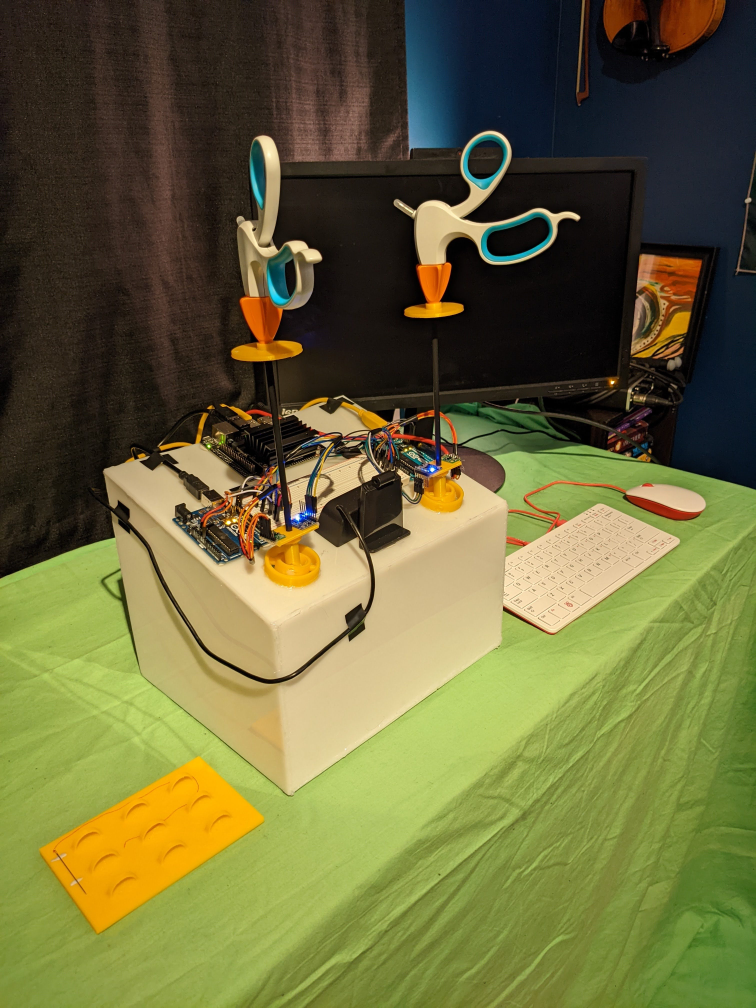
#> input picture images/PXL_20220322_000735174.jpg, 3024 x 4032 px, given in place of the camera (shown at 1/4 size)
$ python drawing-replay.py
#> lines starting #> are read from the running program, lines starting #| are printed output that depends on the picture; after the words box and inside, x2 and y2 are one past the last pixel; in counts of white or black regions, pixels touching at a corner belong together
# import the opencv library
import cv2
import numpy as np
import time

# define a video capture object
# define a video capture object
# [9 lines left out: function gstreamer_pipeline, not called in this run]
#vid = cv2.VideoCapture(gstreamer_pipeline(flip_method=0), cv2.CAP_GSTREAMER)
#vid.set(cv2.CAP_PROP_FOURCC, cv2.VideoWriter.fourcc('m','j','p','g'))
vid = cv2.VideoCapture(0)
#Consants
STATE_STATES = 3
COLOR_STATES = 5
TEXT_STATES = 4
COLOR_DETECT_STATES = 2

DISPLAY_HEIGHT = 700
DISPLAY_WIDTH = 1200

#Global Variables
state = 2
colorState = 0
textState = 0
colorDetectState = 0

quit = False

color_dict_HSV = {'black': [[180, 255, 30], [0, 0, 0]],
              'white': [[180, 18, 255], [0, 0, 231]],
              'red1': [[180, 255, 255], [159, 50, 70]],
              'red2': [[9, 255, 255], [0, 50, 70]],
              'green': [[89, 255, 255], [36, 50, 70]],
              'blue': [[128, 255, 255], [90, 50, 70]],
              'yellow': [[35, 255, 255], [25, 50, 70]],
              'purple': [[158, 255, 255], [129, 50, 70]],
              'orange': [[24, 255, 255], [10, 50, 70]],
              'gray': [[180, 18, 230], [0, 0, 40]]}

# Line Drawing
points = []
frameCount = 0


# Test globals
frame_rate = 30
prevTime = 0
prev_frame_time = 0
new_frame_time = 0

framesBuffer = []
frameNumber = 0
inReplay = False
REPLAY_LENGTH_IN_FRAMES = 60

# [15 lines left out: function addText, not called in this run]

while(not quit):
    try:
        if (state == 0):
            # CORNER DETECTION BY CHECKING FOR BLACK IN THE CORNER
            ret, image = vid.read()
            #image = cv2.flip(image, 1)
            #height, width, other = image.shape
            image = cv2.resize(image, (DISPLAY_WIDTH, DISPLAY_HEIGHT))
            #h, w, other = image.shape

            #print(hsvRed)
            if (colorDetectState == 0):
                lowerLimit = np.array(color_dict_HSV.get('black')[1])
                upperLimit = np.array(color_dict_HSV.get('black')[0])

                hsv_image = cv2.cvtColor(image, cv2.COLOR_BGR2HSV)
            	# find the colors within the specified boundaries and apply
            	# the mask
                mask = cv2.inRange(hsv_image, lowerLimit, upperLimit)
                color = (0, 225, 75)
                if colorState == 1:
                    color = (0, 165, 255)
                elif colorState == 2:
                    color = (0, 0, 255)
                elif colorState == 3:
                    color = (0, 0, 0)

                image[(mask==255)] = color

                coords = np.array(list(map(lambda x: x[0], cv2.findNonZero(mask))))

                #print(coords)
                text = "SELECT A CORNER"
                if (([0, 0] == coords).all(1).any()):
                    #print("TOP LEFT")
                    text = "TOP LEFT"
                if (([0, DISPLAY_HEIGHT-1] == coords).all(1).any()):
                    #print("BOTTOM LEFT")
                    text = "BOTTOM LEFT"
                if (([DISPLAY_WIDTH-1, 0] == coords).all(1).any()):
                    #print("TOP RIGHT")
                    text = "TOP RIGHT"
                if (([DISPLAY_WIDTH-1, DISPLAY_HEIGHT-1] == coords).all(1).any()):
                    #print("BOTTOM RIGHT")
                    text = "BOTTOM RIGHT"

                font_face = cv2.FONT_HERSHEY_SIMPLEX
                scale = 2
                thickness = 4
                margin = 20
                #color = (0, 225, 75)

                txt_size = cv2.getTextSize(text, font_face, scale, thickness)
                start_x = DISPLAY_WIDTH/2 - txt_size[0][0]/2 - margin
                start_y = DISPLAY_HEIGHT/2 - margin
                pos = (int(start_x), int(start_y))
                #cv2.rectangle(image, pos, (end_x, end_y), bg_color, thickness)
                cv2.putText(image, text, pos, font_face, scale, (0, 0, 255), 4, cv2.LINE_AA, False)

            # Display the resulting frame
            cv2.imshow('Corner Detection', image)
        elif (state == 1):
            # FRAME RATE MONITORING/LIMITING, and INSTANT REPLAY FUNCTIONALITY
            time_elapsed = time.time() - prevTime
            ret, image = vid.read()

            #image = cv2.flip(image, 1)
            #height, width, other = image.shape
            image = cv2.resize(image, (DISPLAY_WIDTH, DISPLAY_HEIGHT))
            if time_elapsed > 1./frame_rate:
                prevTime = time.time()
                # Actual FPS calc
                new_frame_time = time.time()
                fps = 1/(new_frame_time-prev_frame_time)
                prev_frame_time = new_frame_time
                fps = int(fps)
                fps = str(fps)

                framesBuffer.append(image);
                if len(framesBuffer) == REPLAY_LENGTH_IN_FRAMES:
                    framesBuffer.pop(0)

                if (inReplay):
                    image = framesBuffer[0]
                    addText(image, "REPLAY! FPS: "+fps, 1)
                    cv2.imshow('Frame Rate', image)
                    frameNumber += 1
                    if (frameNumber == REPLAY_LENGTH_IN_FRAMES):
                        inReplay = False

                else:
                    # Do something with your image here.
                    addText(image, "FPS: "+fps, 0)
                    cv2.imshow('Frame Rate', image)
        elif (state == 2):
            # LINE DRAWING BASED ON THE FIRST BLACK PIXEL
            ret, image = vid.read()
#> image is the input picture: shape (4032, 3024, 3); mean B, G, R 57.8, 104.7, 106.6
            #image = cv2.flip(image, 1)
            image = cv2.resize(image, (DISPLAY_WIDTH, DISPLAY_HEIGHT))
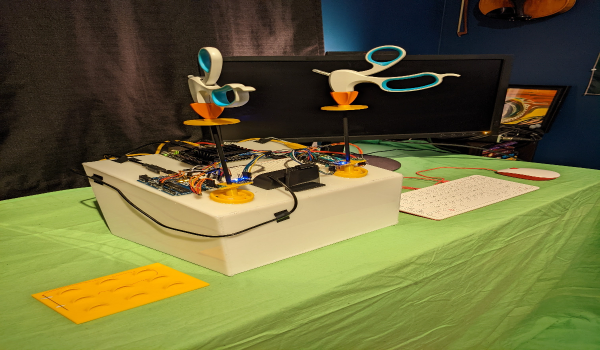
#> image: shape (700, 1200, 3) (shown at 1/2 size); mean B, G, R 57.7, 104.6, 106.5
            lowerLimit = np.array(color_dict_HSV.get('black')[1])
            upperLimit = np.array(color_dict_HSV.get('black')[0])
            hsv_image = cv2.cvtColor(image, cv2.COLOR_BGR2HSV)
#> hsv_image: shape (700, 1200, 3); mean H, S, V 35.8, 132.3, 116.8
            # find the colors within the specified boundaries and apply
            # the mask
            mask = cv2.inRange(hsv_image, lowerLimit, upperLimit)
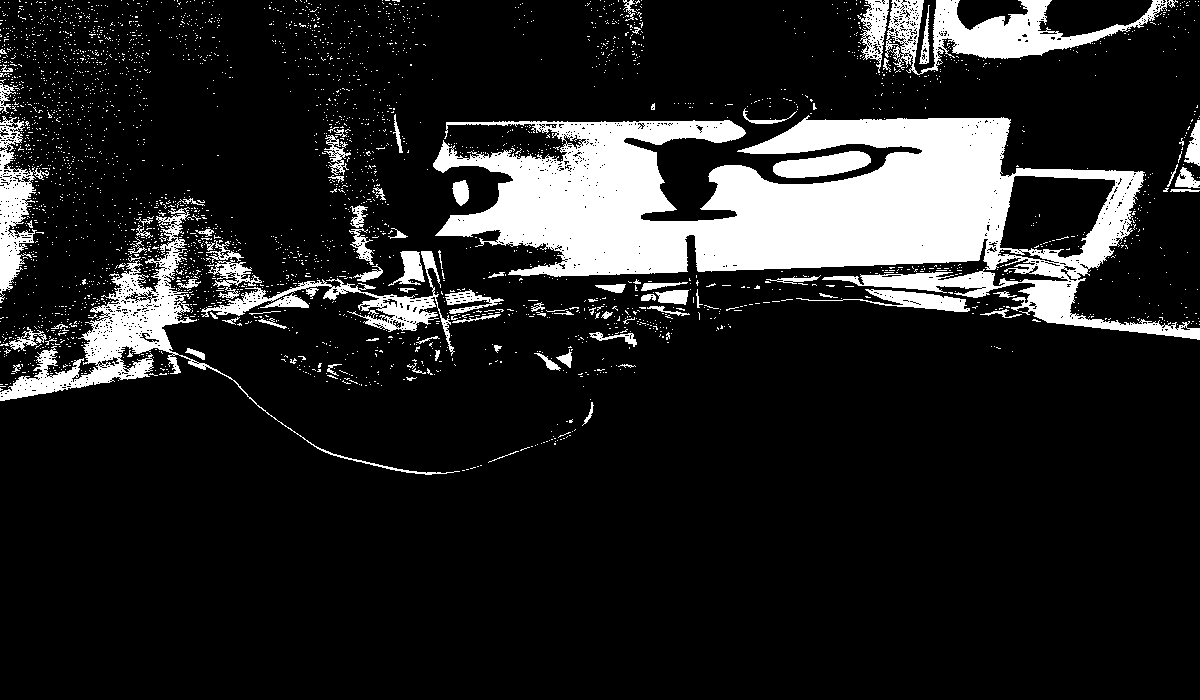
#> mask: shape (700, 1200); 14.1% white; 3200 white regions (3105 under 20 px), largest, box (x1, y1, x2, y2) and area: (433, 115, 1200, 340) 73817, (0, 207, 460, 475) 9821, (885, 0, 1178, 75) 7405
            # [9 lines of commented-out code are left out]

            nonZero = cv2.findNonZero(mask)
#> nonZero = contour of 118435 points, box (x1, y1, x2, y2) (0, 0, 1200, 475), area 129046
            if nonZero is not None and len(nonZero) > 0:
                coords = np.array(list(map(lambda x: x[0], nonZero)))
#> coords = 118435 pairs, first value 0 to 1199, second value 0 to 474
                if len(coords > 0):
                    firstPoint = coords[0]
#> firstPoint = [19, 0]
                    cv2.circle(image, [firstPoint[0], firstPoint[1]], 1, (0, 0, 255), 5)
#> image: shape (700, 1200, 3); under 0.01% of pixels changed, all inside (x1, y1, x2, y2) = (15, 0, 24, 5)
                    # Pen location is x, y
                    frameCount += 1
                    if (frameCount == 5):
                        #print("POINT")
                        frameCount = 0
                        points.append((firstPoint[0], firstPoint[1]))

            if (len(points) > 1):
                contours = np.array(points)
                cv2.polylines(image, [contours], False, [0,0,255], 3)
            # Highlight the circle


            cv2.imshow('Line Drawing', image)
            # [6 lines of commented-out code are left out]

    except Exception as e:
        #print(e)
        pass
    key = cv2.waitKey(1) & 0xFF
#> (key q is pressed here)
    if key == ord('q'):
        break
    elif key == ord('a'):
        cv2.destroyAllWindows()
        state = (state + 1) % STATE_STATES
    elif key == ord('c'):
        colorState = (colorState+1) % COLOR_STATES
    elif key == ord('r'):
        inReplay = True
        frameNumber = 0
    elif key == ord('s'):
        colorDetectState = (colorDetectState+1) % COLOR_DETECT_STATES
        points = []
    elif key == ord('t'):
        textState = (textState+1) % TEXT_STATES


# After the loop release the cap object
vid.release()
# Destroy all the windows
cv2.destroyAllWindows()

$ run again, on images/PXL_20220322_013034359.jpg
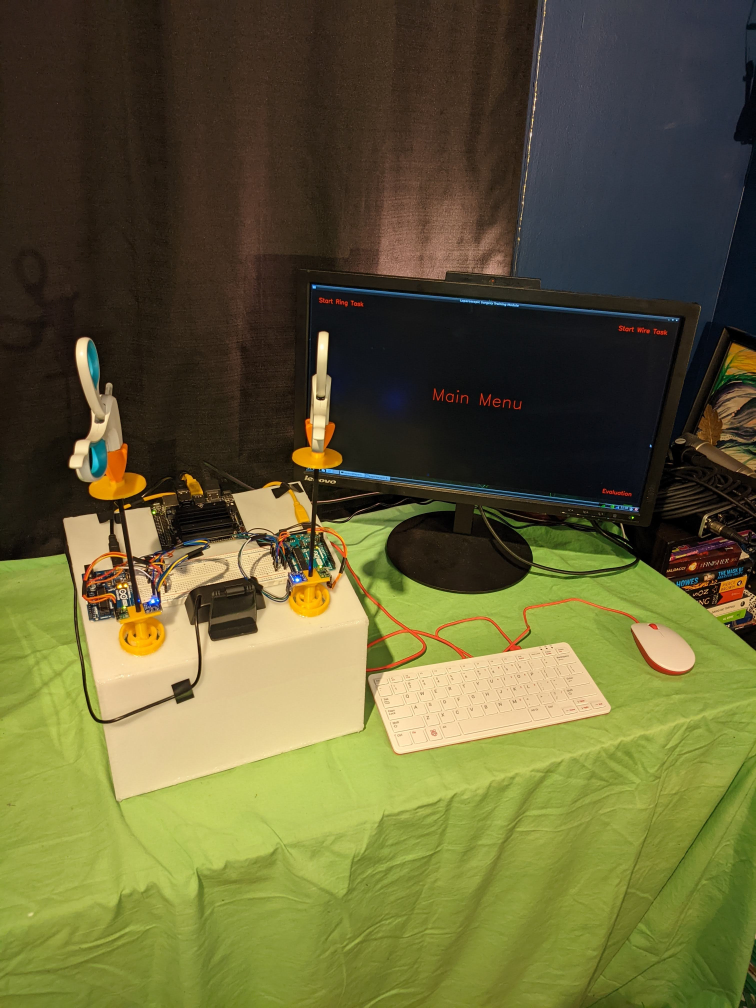
#> input picture images/PXL_20220322_013034359.jpg, 3024 x 4032 px, given in place of the camera (shown at 1/4 size)
#> image is the input picture: shape (4032, 3024, 3); mean B, G, R 54, 96, 99
#> `image = cv2.resize(image, (DISPLAY_WIDTH, DISPLAY_HEIGHT))`:
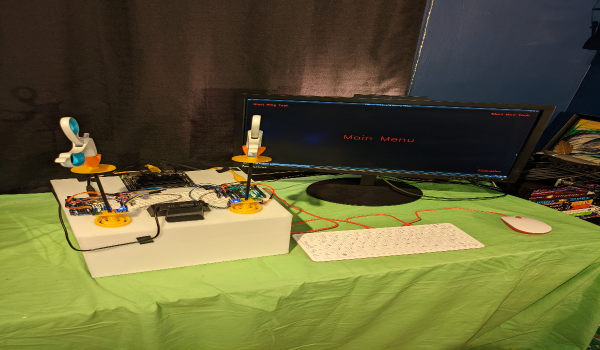
#> image: shape (700, 1200, 3) (shown at 1/2 size); mean B, G, R 53.9, 95.9, 98.9
#> hsv_image: shape (700, 1200, 3); mean H, S, V 38.6, 128.2, 106.5
#> `mask = cv2.inRange(hsv_image, lowerLimit, upperLimit)`:
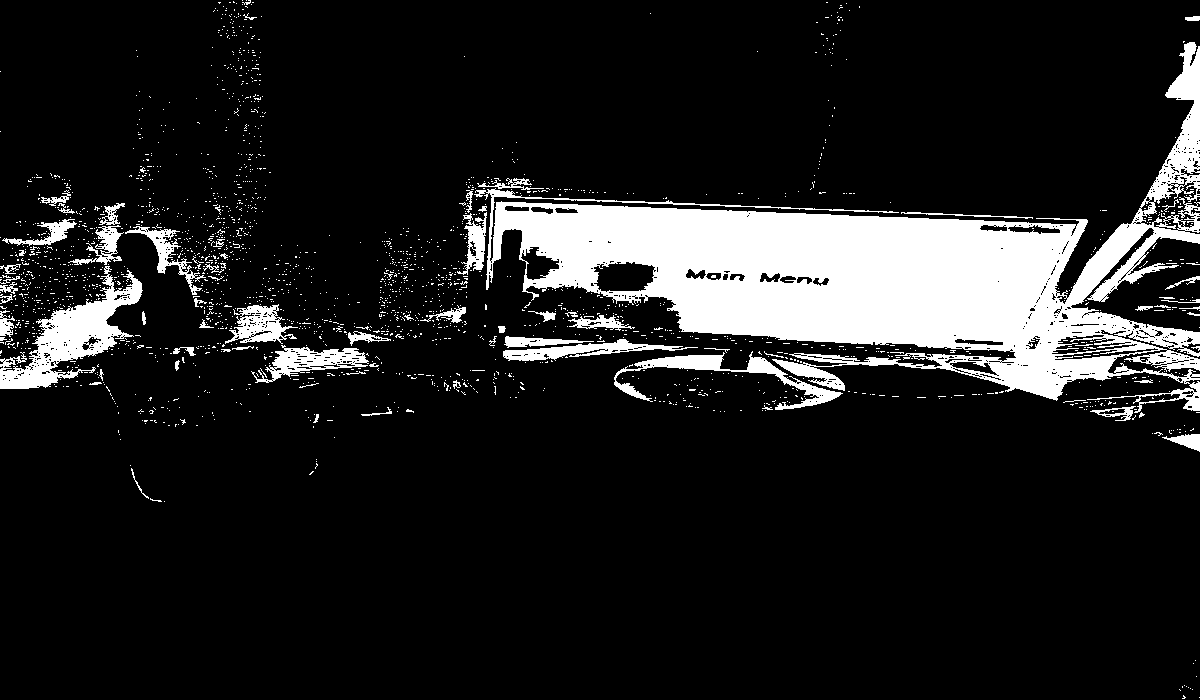
#> mask: shape (700, 1200); 12.8% white; 2133 white regions (2061 under 20 px), largest, box (x1, y1, x2, y2) and area: (474, 42, 1200, 413) 80825, (0, 266, 143, 389) 5908, (614, 351, 843, 410) 2560
#> nonZero = contour of 107174 points, box (x1, y1, x2, y2) (0, 0, 1200, 699), area 22588
#> coords = 107174 pairs, first value 0 to 1199, second value 0 to 698
#> firstPoint = [242, 0]
